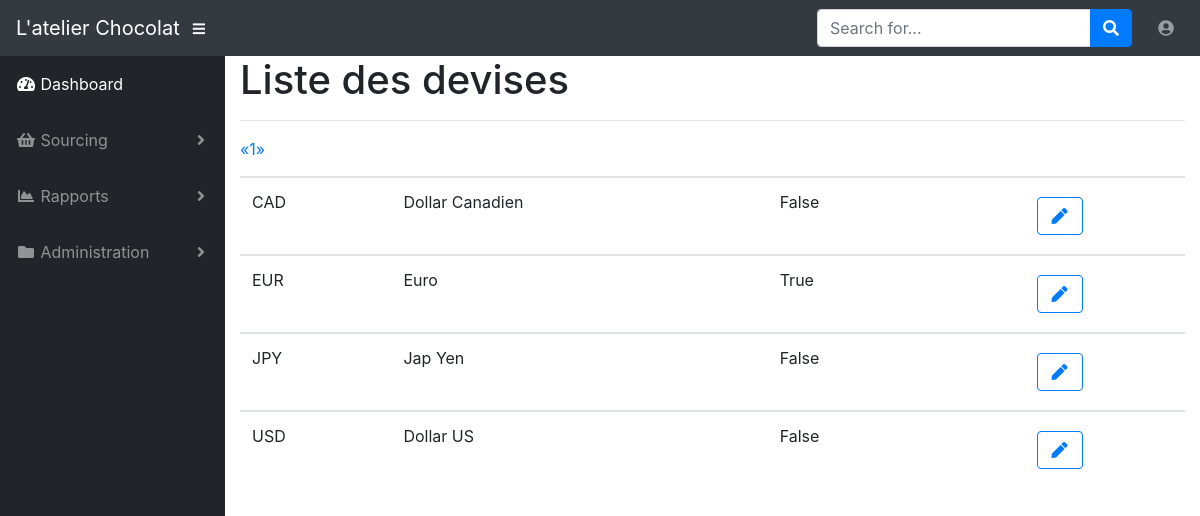
/list_of_currencies (signed in), run on an earlier commit of the app's database.
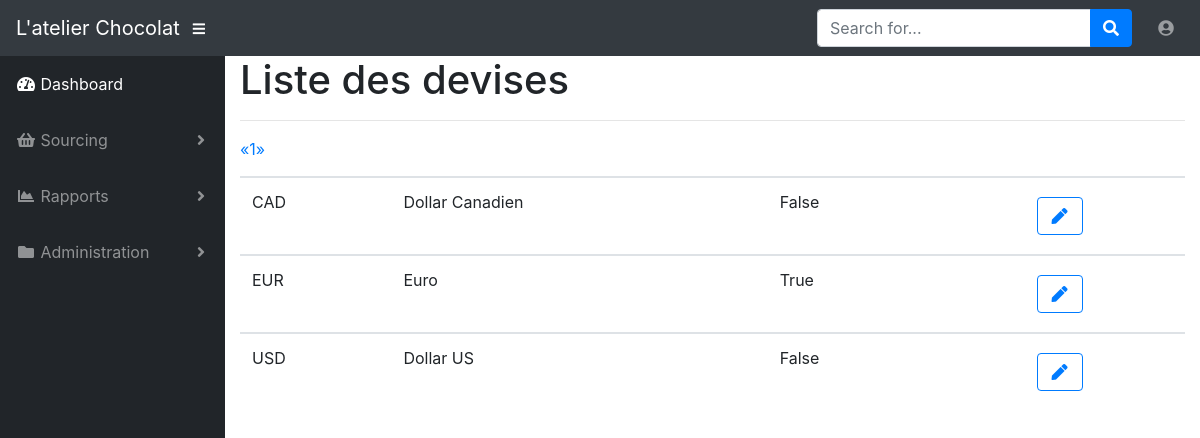
And on a later commit of the database.
### app/models.py (models this page shows, shortened)
class Currency(db.Model):
    id = db.Column(db.Integer, primary_key=True)
    name = db.Column(db.String(4), index=True, unique=True)
    description = db.Column(db.String(64))
    default_curr = db.Column(db.Boolean())

### app/currencies/routes.py (the view)
@bp.route('/list_of_currencies')
@login_required
def list_of_currencies():
    page = request.args.get('page', 1, type=int)
    pagination = Currency.query.order_by(Currency.name.asc()).paginate(page, current_app.config['CURRENCIES_PER_PAGE'], False)
    currencies = pagination.items
    return render_template('currencies/list_of_currencies.html', title='Liste des devises',
                           currencies=currencies, pagination=pagination)

### app/models.py (called while the page is built)
@login.user_loader
def load_user(id):
    return User.query.get(int(id))

### app/templates/currencies/list_of_currencies.html
{% extends "base.html" %}
{% import 'bootstrap/wtf.html' as wtf %}
{% import "_macros.html" as macros %}
{% block app_content %}
    <h1>Liste des devises</h1>
    <hr>
    <table class="table table-hover">
        <tr>
            <div class="row">
                <div class="col-sm-6">
                    <div class="pagination">
                        {% for currency in currencies %}
                            {% include 'currencies/_currency.html' %}
                        {% endfor %}
                        {{ macros.pagination_widget(pagination, 'currencies.list_of_currencies') }}
                    </div>
                </div>
            </div>
        </tr>
    </table>
{% endblock %}

### app/templates/base.html (shortened to what this page needs)
{% extends 'bootstrap/base.html' %}
{% block head %}
  <link href="/static/vendor/fontawesome-free/css/all.min.css" rel="stylesheet" type="text/css">
  <link href="/static/vendor/datatables/dataTables.bootstrap4.css" rel="stylesheet">
  <link href="/static/css/sb-admin.css" rel="stylesheet">
{% endblock %}
{% block navbar %}
 <nav class="navbar navbar-expand navbar-dark bg-dark static-top">
    <a class="navbar-brand mr-1" href="{{ url_for('main.index') }}">L'atelier Chocolat</a>
    <button class="btn btn-link btn-sm text-white order-1 order-sm-0" id="sidebarToggle" href="#">
      <i class="fas fa-bars"></i>
    </button>
    <form class="d-none d-md-inline-block form-inline ml-auto mr-0 mr-md-3 my-2 my-md-0">
      <div class="input-group">
        <input type="text" class="form-control" placeholder="Search for..." aria-label="Search" aria-describedby="basic-addon2">
        <div class="input-group-append">
          <button class="btn btn-primary" type="button">
            <i class="fas fa-search"></i>
          </button>
        </div>
      </div>
    </form>
     <ul class="navbar-nav ml-auto ml-md-0">
         <li class="nav-item dropdown no-arrow">
        <a class="nav-link dropdown-toggle" href="#" id="userDropdown" role="button" data-toggle="dropdown" aria-haspopup="true" aria-expanded="false">
          <i class="fas fa-user-circle fa-fw"></i>
        </a>
      </li>
     </ul>
  </nav>
{% endblock %}
{% block content %}
  <div id="wrapper">
    <ul class="sidebar navbar-nav">
      <li class="nav-item active">
        <a class="nav-link" href="{{ url_for('main.index') }}">
          <i class="fas fa-fw fa-tachometer-alt"></i>
          <span>Dashboard</span>
        </a>
      </li>
      {% if current_user.is_anonymous %}
      {% else %}
      <li class="nav-item dropdown">
        <a class="nav-link dropdown-toggle" href="#" id="pagesDropdown" role="button" data-toggle="dropdown" aria-haspopup="true" aria-expanded="false">
          <i class="fas fa-fw fa-shopping-basket"></i>
          <span>Sourcing</span>
        </a>
      </li>
      <li class="nav-item dropdown">
        <a class="nav-link dropdown-toggle" href="#" id="pagesDropdown" role="button" data-toggle="dropdown" aria-haspopup="true" aria-expanded="false">
          <i class="fas fa-fw fa-chart-area"></i>
          <span>Rapports</span>
        </a>
      </li>
      <li class="nav-item dropdown">
        <a class="nav-link dropdown-toggle" href="#" id="pagesDropdown" role="button" data-toggle="dropdown" aria-haspopup="true" aria-expanded="false">
          <i class="fas fa-fw fa-folder"></i>
          <span>Administration</span>
        </a>
      </li>
      {% endif %}
    </ul>
    <div class="container">
        {% block app_content %}{% endblock %}
    </div>
  </div>
{% endblock %}
{% block scripts %}
    <link rel="stylesheet" type="text/css" href="{{ url_for('static', filename='bootstrap-datetimepicker.min.css') }}" />
{% endblock %}

### app/templates/_macros.html
{% macro pagination_widget(pagination, endpoint) %}
<ul class="pagination">
    <li{% if not pagination.has_prev %} class="disabled"{% endif %}>
        <a href="{% if pagination.has_prev %}{{ url_for(endpoint, page=pagination.prev_num, **kwargs) }}{% else %}#{% endif %}">
            &laquo;
        </a>
    </li>
    {% for p in pagination.iter_pages() %}
        {% if p %}
            {% if p == pagination.page %}
            <li class="active">
                <a href="{{ url_for(endpoint, page = p, **kwargs) }}">{{ p }}</a>
            </li>
            {% else %}
            <li>
                <a href="{{ url_for(endpoint, page = p, **kwargs) }}">{{ p }}</a>
            </li>
            {% endif %}
        {% else %}
        <li class="disabled"><a href="#">&hellip;</a></li>
        {% endif %}
    {% endfor %}
    <li{% if not pagination.has_next %} class="disabled"{% endif %}>
        <a href="{% if pagination.has_next %}{{ url_for(endpoint, page=pagination.next_num, **kwargs) }}{% else %}#{% endif %}">
            &raquo;
        </a>
    </li>
</ul>
{% endmacro %}

### app/templates/currencies/_currency.html
<tbody>
    <tr>
        <td>{{ currency.name }}</td>
        <td>{{ currency.description }}</td>
        <td>{{ currency.default_curr }}</td>
        <td>
            <div class="btn btn-block">
                <a href="{{ url_for('currencies.edit_currency', id=currency.id) }}"><button class="btn btn-outline-primary" type="button"><i class="fas fa-fw fa-pen"></i></button></a>
            </div>
        </td>
    </tr>
</tbody>

What changed in the data, as far as the page shows it:
removed Currency: name "JPY", description "Jap Yen", default_curr "False"
